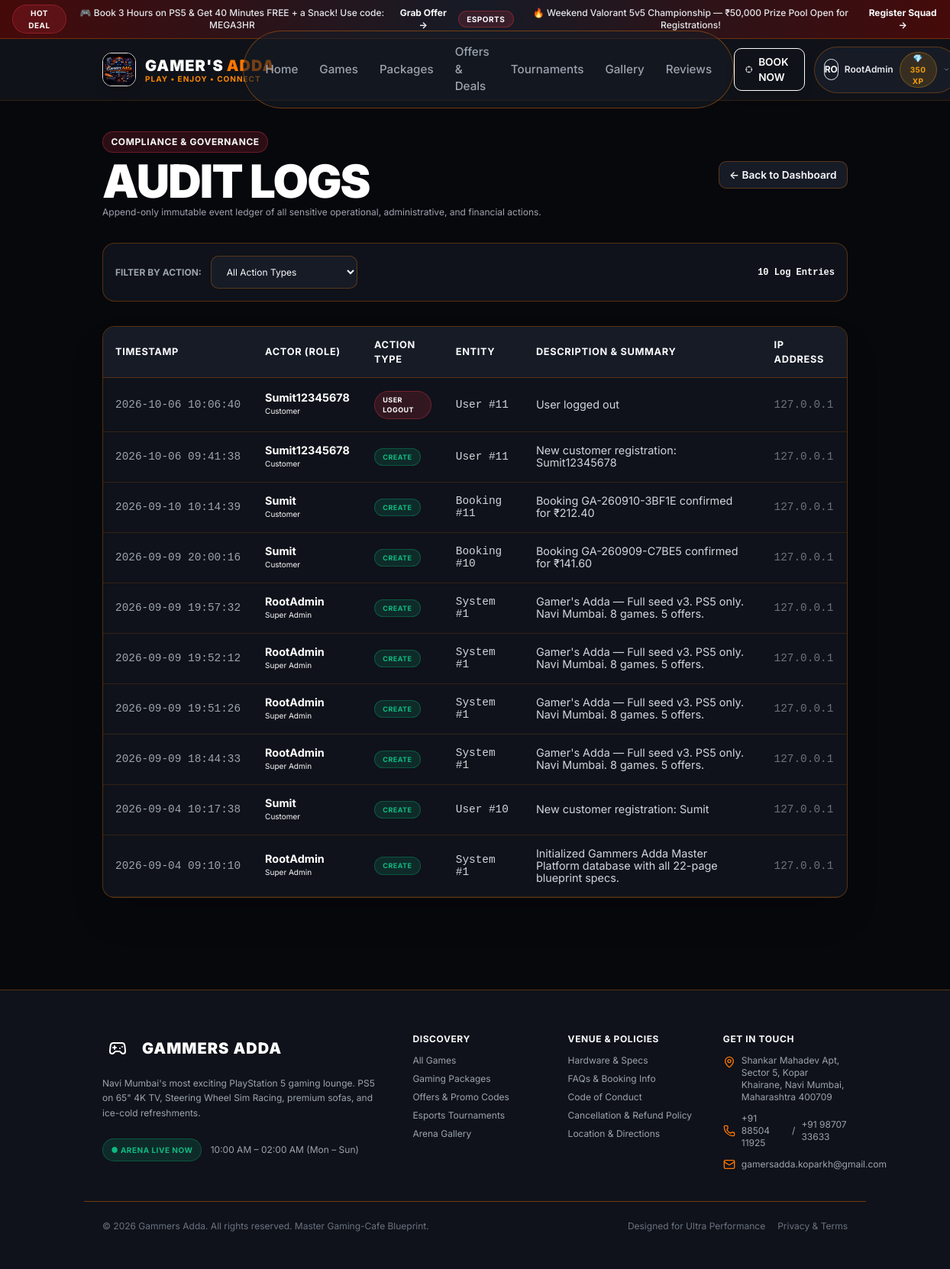
The app's page /admin-portal/audit-logs/ (signed in) with its own data.
### apps/core/models.py (models this page shows, shortened)
class Announcement(models.Model):
    title = models.CharField(max_length=255)
    content = models.TextField()
    badge_text = models.CharField(max_length=50, default='HOT')
    action_url = models.CharField(max_length=255, blank=True)
    action_text = models.CharField(max_length=50, blank=True, default='Learn More')
    is_active = models.BooleanField(default=True)
    starts_at = models.DateTimeField(null=True, blank=True)
    ends_at = models.DateTimeField(null=True, blank=True)
    created_at = models.DateTimeField(auto_now_add=True)

class AuditLog(models.Model):
    ACTION_CHOICES = [
        ('CREATE', 'Create'),
        ('UPDATE', 'Update'),
        ('DELETE', 'Delete'),
        ('LOGIN', 'User Login'),
        ('LOGOUT', 'User Logout'),
        ('CHECKIN', 'Check In'),
        ('CHECKOUT', 'Check Out'),
        ('PAYMENT', 'Payment Success'),
        ('REFUND', 'Refund Processed'),
        ('HOLD_SEAT', 'Seat Held'),
        ('MAINTENANCE', 'Maintenance Status Changed'),
        ('RBAC_CHANGE', 'Permissions / Role Modified'),
    ]
    actor = models.ForeignKey(settings.AUTH_USER_MODEL, on_delete=models.SET_NULL, null=True, blank=True, related_name='audit_logs')
    actor_name = models.CharField(max_length=150, default='System')
    actor_role = models.CharField(max_length=50, default='Anonymous')
    action_type = models.CharField(max_length=30, choices=ACTION_CHOICES)
    entity_name = models.CharField(max_length=100)
    entity_id = models.CharField(max_length=100, blank=True)
    description = models.TextField()
    ip_address = models.GenericIPAddressField(null=True, blank=True)
    metadata = models.JSONField(default=dict, blank=True)
    created_at = models.DateTimeField(auto_now_add=True)
    class Meta:
        ordering = ['-created_at']
        indexes = [
            models.Index(fields=['action_type']),
            models.Index(fields=['entity_name']),
            models.Index(fields=['created_at']),
        ]

class SystemSetting(models.Model):
    key = models.CharField(max_length=100, unique=True)
    value = models.TextField()
    description = models.CharField(max_length=255, blank=True)
    is_public = models.BooleanField(default=False)
    @classmethod
    def get_val(cls, key, default=''):
        obj = cls.objects.filter(key=key).first()
        return obj.value if obj else default

### apps/accounts/models.py (models this page shows, shortened)
class User(AbstractUser):
    ROLE_CHOICES = Role.CODE_CHOICES
    phone = models.CharField(max_length=20, blank=True, null=True, unique=True)
    gamer_tag = models.CharField(max_length=50, unique=True, null=True, blank=True, help_text="Public gamer handle")
    avatar = models.ImageField(upload_to='avatars/', null=True, blank=True)
    avatar_color = models.CharField(max_length=20, default='#FF3B4D')
    role = models.ForeignKey(Role, on_delete=models.SET_NULL, null=True, blank=True, related_name='users')
    loyalty_points = models.PositiveIntegerField(default=100)
    referral_code = models.CharField(max_length=20, unique=True, blank=True, null=True)
    referred_by = models.ForeignKey('self', on_delete=models.SET_NULL, null=True, blank=True, related_name='referrals')
    date_of_birth = models.DateField(null=True, blank=True)
    favorite_platform = models.CharField(max_length=50, default='PC')
    favorite_genre = models.CharField(max_length=50, default='FPS')
    marketing_consent = models.BooleanField(default=True)
    terms_accepted = models.BooleanField(default=True)
    created_at = models.DateTimeField(auto_now_add=True)
    updated_at = models.DateTimeField(auto_now=True)
    @property
    def role_code(self):
        if self.is_superuser:
            return 'SUPER_ADMIN'
        return self.role.code if self.role else 'CUSTOMER'
    @property
    def is_staff_member(self):
        return self.is_superuser or (self.role and self.role.code in ['STAFF', 'MANAGER', 'ADMIN', 'SUPER_ADMIN', 'CONTENT_MANAGER', 'FINANCE'])
    @property
    def is_admin_member(self):
        return self.is_superuser or (self.role and self.role.code in ['ADMIN', 'SUPER_ADMIN', 'MANAGER'])

### apps/dashboard/views.py (the view)
# urls.py: path('audit-logs/', views.audit_logs_view, name='audit_logs'),
@role_required(['MANAGER', 'ADMIN', 'SUPER_ADMIN'])
def audit_logs_view(request):
    action_type = request.GET.get('action', '')
    logs = AuditLog.objects.all()
    if action_type:
        logs = logs.filter(action_type=action_type)
    return render(request, 'dashboard/audit_logs.html', {
        'logs': logs[:100],
        'action_choices': AuditLog.ACTION_CHOICES,
        'selected_action': action_type,
    })

### templates/dashboard/audit_logs.html (shortened to what this page needs)
{% extends 'base.html' %}
{% block content %}
<div class="container py-10 space-y-8">
  <div class="flex flex-col sm:flex-row items-start sm:items-center justify-between gap-4">
    <div>
      <span class="badge badge-red mb-1">COMPLIANCE & GOVERNANCE</span>
      <h1 class="display-title text-white">AUDIT <span class="text-primaryRed">LOGS</span></h1>
      <p class="text-xs text-gray-400">Append-only immutable event ledger of all sensitive operational, administrative, and financial actions.</p>
    </div>
    <a href="{% url 'dashboard:admin_dashboard' %}" class="btn btn-secondary btn-sm">&larr; Back to Dashboard</a>
  </div>
  <form method="GET" class="card bg-surface1 border-gridBorder p-4 flex items-center justify-between gap-4">
    <div class="flex items-center gap-3">
      <label class="text-xs text-gray-400 font-bold uppercase">Filter by Action:</label>
      <select name="action" class="form-select text-xs w-48" onchange="this.form.submit()">
        <option value="">All Action Types</option>
      </select>
    </div>
    <span class="text-xs text-mutedRed font-mono font-bold">{{ logs.count }} Log Entries</span>
  </form>
  <div class="card p-0 bg-surface1 border-gridBorder overflow-x-auto shadow-2xl">
    <table class="data-table">
      <thead>
        <tr>
          <th>Timestamp</th>
          <th>Actor (Role)</th>
          <th>Action Type</th>
          <th>Entity</th>
          <th>Description & Summary</th>
          <th>IP Address</th>
        </tr>
      </thead>
      <tbody>
        {% for log in logs %}
          <tr>
            <td class="text-xs font-mono text-gray-400 whitespace-nowrap">{{ log.created_at|date:"Y-m-d H:i:s" }}</td>
            <td class="text-xs">
              <strong class="text-white block">{{ log.actor_name }}</strong>
              <span class="text-mutedRed text-[10px]">{{ log.actor_role }}</span>
            </td>
            <td>
              <span class="badge {% if log.action_type == 'CREATE' or log.action_type == 'PAYMENT' %}badge-green{% elif log.action_type == 'REFUND' or log.action_type == 'MAINTENANCE' %}badge-amber{% else %}badge-red{% endif %} text-[9px]">
                {{ log.get_action_type_display }}
              </span>
            </td>
            <td class="text-xs text-gray-300 font-mono">{{ log.entity_name }} #{{ log.entity_id }}</td>
            <td class="text-xs text-gray-300">{{ log.description }}</td>
            <td class="text-xs font-mono text-gray-500">{{ log.ip_address|default:'127.0.0.1' }}</td>
          </tr>
        {% empty %}
          <tr>
            <td colspan="6" class="text-center py-8 text-xs text-gray-400">No audit logs matching selection.</td>
          </tr>
        {% endfor %}
      </tbody>
    </table>
  </div>
</div>
{% endblock %}

### templates/base.html (shortened to what this page needs)
{% load static %}
<!DOCTYPE html>
<html lang="en" class="dark">
<head>
  <script src="https://cdn.tailwindcss.com"></script>
  <link rel="stylesheet" href="{% static 'css/custom.css' %}">
</head>
<body class="bg-bgMain text-text-main antialiased selection:bg-primaryRed selection:text-white" x-data="{ mobileMenuOpen: false }">
  {% if ACTIVE_ANNOUNCEMENTS %}
  <div class="bg-gradient-to-r from-red-950 via-surface2 to-red-950 border-b border-gridBorder text-xs py-1.5 px-4 text-center flex items-center justify-center gap-3">
    {% for ann in ACTIVE_ANNOUNCEMENTS %}
      <span class="badge badge-red text-[10px] py-0.5">{{ ann.badge_text }}</span>
      <span class="font-medium text-gray-200">{{ ann.title }}</span>
      {% if ann.action_url %}
        <a href="{{ ann.action_url }}" class="text-primaryRed font-bold hover:underline inline-flex items-center gap-1">{{ ann.action_text }} &rarr;</a>
      {% endif %}
    {% endfor %}
  </div>
  {% endif %}
  <header class="navbar">
    <div class="container flex items-center justify-between h-20">
      <div class="flex items-center gap-6">
        <a href="{% url 'core:home' %}" class="flex items-center gap-3 group">
          <img src="{% static 'images/gamers_adda_logo.png' %}" alt="Gamer's Adda" class="h-11 w-11 rounded-xl border border-primary-orange/50 shadow-lg group-hover:scale-105 transition">
          <div>
            <span class="text-xl font-black tracking-wider text-white flex items-center gap-1">
              GAMER'S <span style="color: #FF7700;">ADDA</span>
            </span>
            <span class="block text-[10px] font-bold uppercase tracking-widest -mt-1" style="color: #FF8800;">PLAY • ENJOY • CONNECT</span>
          </div>
        </a>
      </div>
      <nav class="hidden lg:flex items-center gap-1 bg-surface2/60 px-4 py-2 rounded-full border border-gridBorder/40">
        <a href="{% url 'core:home' %}" class="nav-link {% if request.resolver_match.url_name == 'home' %}active text-primaryRed{% endif %}">Home</a>
        <a href="{% url 'games:games_list' %}" class="nav-link {% if 'games' in request.path %}active text-primaryRed{% endif %}">Games</a>
        <a href="{% url 'pricing:packages' %}" class="nav-link {% if 'packages' in request.path %}active text-primaryRed{% endif %}">Packages</a>
        <a href="{% url 'pricing:offers' %}" class="nav-link {% if 'offers' in request.path %}active text-primaryRed{% endif %}">Offers & Deals</a>
        <a href="{% url 'engagement:events' %}" class="nav-link {% if 'events' in request.path %}active text-primaryRed{% endif %}">Tournaments</a>
        <a href="{% url 'engagement:gallery' %}" class="nav-link {% if 'gallery' in request.path %}active text-primaryRed{% endif %}">Gallery</a>
        <a href="{% url 'engagement:reviews' %}" class="nav-link {% if 'reviews' in request.path %}active text-primaryRed{% endif %}">Reviews</a>
      </nav>
      <div class="flex items-center gap-3">
        <a href="{% url 'bookings:wizard' %}" class="btn btn-primary btn-sm md:btn-md hidden sm:inline-flex shadow-lg shadow-primaryRed/25">
          <i data-lucide="crosshair" class="w-4 h-4"></i>
          <span>BOOK NOW</span>
        </a>
        {% if user.is_authenticated %}
          <div class="relative" x-data="{ open: false }">
            <button @click="open = !open" class="flex items-center gap-2 bg-surface2 hover:bg-surface3 px-3 py-1.5 rounded-full border border-gridBorder transition">
              <div class="w-7 h-7 rounded-full bg-primaryRed/20 border border-primaryRed text-primaryRed flex items-center justify-center font-bold text-xs">
                {{ user.gamer_tag|slice:":2"|upper|default:user.username|slice:":2"|upper }}
              </div>
              <span class="text-xs font-semibold text-gray-200 hidden md:inline">{{ user.gamer_tag|default:user.username }}</span>
              <span class="badge badge-amber text-[10px] py-0 px-1.5 hidden sm:inline">💎 {{ user.loyalty_points }} XP</span>
              <i data-lucide="chevron-down" class="w-3.5 h-3.5 text-gray-400"></i>
            </button>
          </div>
        {% else %}
          <div class="flex items-center gap-2">
            <a href="{% url 'accounts:login' %}" class="btn btn-secondary btn-sm">Login</a>
            <a href="{% url 'accounts:register' %}" class="btn btn-outline btn-sm hidden sm:inline-flex">Sign Up</a>
          </div>
        {% endif %}
      </div>
    </div>
  </header>
  <main class="flex-grow pb-16 md:pb-0">
    {% block content %}{% endblock %}
  </main>
  <footer class="bg-surface1 border-t border-gridBorder mt-20 pt-14 pb-12 text-sm">
    <div class="container grid grid-cols-1 md:grid-cols-2 lg:grid-cols-5 gap-10">
      <div class="lg:col-span-2 space-y-4">
        <div class="flex items-center gap-3">
          <div class="w-10 h-10 rounded-lg bg-primaryRed flex items-center justify-center">
            <i data-lucide="gamepad-2" class="w-6 h-6 text-white"></i>
          </div>
          <span class="text-xl font-black tracking-wider text-white">GAMMERS <span class="text-primaryRed">ADDA</span></span>
        </div>
        <p class="text-gray-400 text-xs leading-relaxed max-w-sm">
          Navi Mumbai's most exciting PlayStation 5 gaming lounge. PS5 on 65" 4K TV, Steering Wheel Sim Racing, premium sofas, and ice-cold refreshments.
        </p>
        <div class="flex items-center gap-3 pt-2 text-gray-400">
          <span class="badge badge-green text-[10px]">● ARENA LIVE NOW</span>
          <span class="text-xs text-mutedRed">{{ GLOBAL_SETTINGS.OPENING_HOURS }}</span>
        </div>
      </div>
      <div class="space-y-3">
        <h4 class="text-xs font-bold text-mutedRed uppercase tracking-wider">Discovery</h4>
        <ul class="space-y-2 text-xs text-gray-400">
          <li><a href="{% url 'games:games_list' %}" class="hover:text-primaryRed transition">All Games</a></li>
          <li><a href="{% url 'pricing:packages' %}" class="hover:text-primaryRed transition">Gaming Packages</a></li>
          <li><a href="{% url 'pricing:offers' %}" class="hover:text-primaryRed transition">Offers & Promo Codes</a></li>
          <li><a href="{% url 'engagement:events' %}" class="hover:text-primaryRed transition">Esports Tournaments</a></li>
          <li><a href="{% url 'engagement:gallery' %}" class="hover:text-primaryRed transition">Arena Gallery</a></li>
        </ul>
      </div>
      <div class="space-y-3">
        <h4 class="text-xs font-bold text-mutedRed uppercase tracking-wider">Venue & Policies</h4>
        <ul class="space-y-2 text-xs text-gray-400">
          <li><a href="{% url 'core:about' %}" class="hover:text-primaryRed transition">Hardware & Specs</a></li>
          <li><a href="{% url 'core:faqs' %}" class="hover:text-primaryRed transition">FAQs & Booking Info</a></li>
          <li><a href="{% url 'core:rules' %}" class="hover:text-primaryRed transition">Code of Conduct</a></li>
          <li><a href="{% url 'core:rules' %}" class="hover:text-primaryRed transition">Cancellation & Refund Policy</a></li>
          <li><a href="{% url 'core:contact' %}" class="hover:text-primaryRed transition">Location & Directions</a></li>
        </ul>
      </div>
      <div class="space-y-3">
        <h4 class="text-xs font-bold text-mutedRed uppercase tracking-wider">Get In Touch</h4>
        <p class="text-xs text-gray-400 flex items-start gap-2">
          <i data-lucide="map-pin" class="w-4 h-4 flex-shrink-0 mt-0.5" style="color:#FF7700"></i>
          <span>Shankar Mahadev Apt, Sector 5, Kopar Khairane, Navi Mumbai, Maharashtra 400709</span>
        </p>
        <p class="text-xs text-gray-400 flex items-center gap-2">
          <i data-lucide="phone" class="w-4 h-4 flex-shrink-0" style="color:#FF7700"></i>
          <a href="tel:+918850411925" class="hover:text-primaryOrange">+91 88504 11925</a>
          <span>/</span>
          <a href="tel:+919870733633" class="hover:text-primaryOrange">+91 98707 33633</a>
        </p>
        <p class="text-xs text-gray-400 flex items-center gap-2">
          <i data-lucide="mail" class="w-4 h-4 flex-shrink-0" style="color:#FF7700"></i>
          <span>gamersadda.koparkh@gmail.com</span>
        </p>
      </div>
    </div>
    <div class="container border-t border-gridBorder/40 mt-10 pt-6 flex flex-col sm:flex-row items-center justify-between text-xs text-gray-500 gap-4">
      <p>&copy; 2026 Gammers Adda. All rights reserved. Master Gaming-Cafe Blueprint.</p>
      <div class="flex items-center gap-4">
        <span>Designed for Ultra Performance</span>
        <a href="{% url 'core:rules' %}" class="hover:text-primaryRed">Privacy & Terms</a>
      </div>
    </div>
  </footer>
</body>
</html>

### records on screen
Announcement: badge_text "HOT DEAL", title "🎮 Book 3 Hours on PS5 & Get 40 Minutes FREE + a Snack! Use code: MEGA3HR", action_text "Grab Offer"
Announcement: badge_text "ESPORTS", title "🔥 Weekend Valorant 5v5 Championship — ₹50,000 Prize Pool Open for Registrations!", action_text "Register Squad"
User: gamer_tag "RO", gamer_tag "RootAdmin", loyalty_points "350"
AuditLog: created_at "2026-10-06 10:06:40", actor_name "Sumit12345678", actor_role "Customer", action_type "USER LOGOUT", entity_name "User", entity_id "11", description "User logged out", ip_address "127.0.0.1"
AuditLog: created_at "2026-10-06 09:41:38", actor_name "Sumit12345678", actor_role "Customer", action_type "CREATE", entity_name "User", entity_id "11", description "New customer registration: Sumit12345678", ip_address "127.0.0.1"
AuditLog: created_at "2026-09-10 10:14:39", actor_name "Sumit", actor_role "Customer", action_type "CREATE", entity_name "Booking", entity_id "11", description "Booking GA-260910-3BF1E confirmed for ₹212.40", ip_address "127.0.0.1"
AuditLog: created_at "2026-09-09 20:00:16", actor_name "Sumit", actor_role "Customer", action_type "CREATE", entity_name "Booking", entity_id "10", description "Booking GA-260909-C7BE5 confirmed for ₹141.60", ip_address "127.0.0.1"
AuditLog: created_at "2026-09-09 19:57:32", actor_name "RootAdmin", actor_role "Super Admin", action_type "CREATE", entity_name "System", entity_id "1", description "Gamer's Adda — Full seed v3. PS5 only. Navi Mumbai. 8 games. 5 offers.", ip_address "127.0.0.1"
AuditLog: created_at "2026-09-09 19:52:12", actor_name "RootAdmin", actor_role "Super Admin", action_type "CREATE", entity_name "System", entity_id "1", description "Gamer's Adda — Full seed v3. PS5 only. Navi Mumbai. 8 games. 5 offers.", ip_address "127.0.0.1"
AuditLog: created_at "2026-09-09 19:51:26", actor_name "RootAdmin", actor_role "Super Admin", action_type "CREATE", entity_name "System", entity_id "1", description "Gamer's Adda — Full seed v3. PS5 only. Navi Mumbai. 8 games. 5 offers.", ip_address "127.0.0.1"
AuditLog: created_at "2026-09-09 18:44:33", actor_name "RootAdmin", actor_role "Super Admin", action_type "CREATE", entity_name "System", entity_id "1", description "Gamer's Adda — Full seed v3. PS5 only. Navi Mumbai. 8 games. 5 offers.", ip_address "127.0.0.1"
AuditLog: created_at "2026-09-04 10:17:38", actor_name "Sumit", actor_role "Customer", action_type "CREATE", entity_name "User", entity_id "10", description "New customer registration: Sumit", ip_address "127.0.0.1"
AuditLog: created_at "2026-09-04 09:10:10", actor_name "RootAdmin", actor_role "Super Admin", action_type "CREATE", entity_name "System", entity_id "1", description "Initialized Gammers Adda Master Platform database with all 22-page blueprint specs.", ip_address "127.0.0.1"
SystemSetting: OPENING_HOURS "10:00 AM – 02:00 AM (Mon – Sun)"

### other values on screen
{{ logs.count }} "10"
